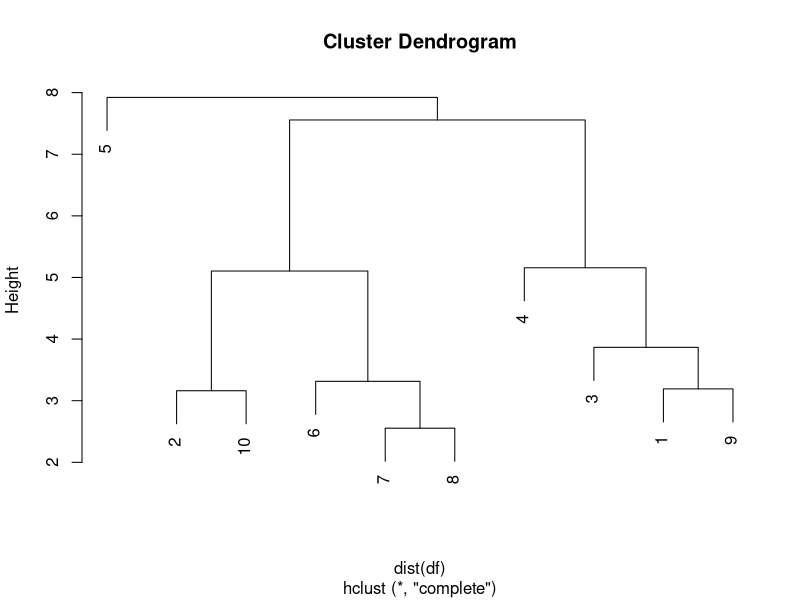
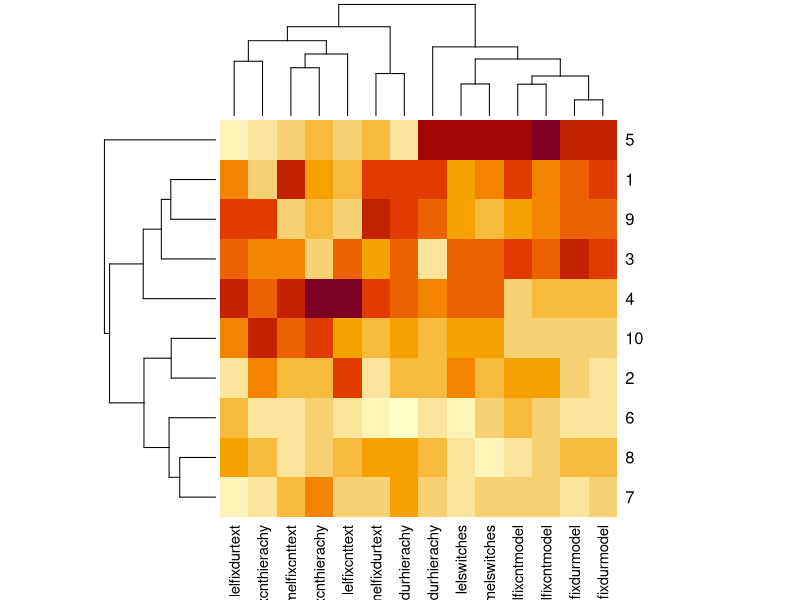
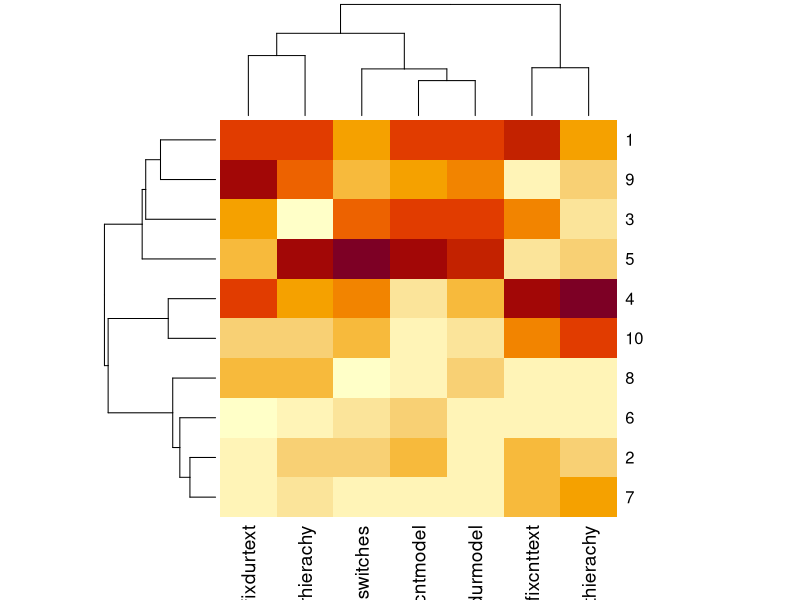
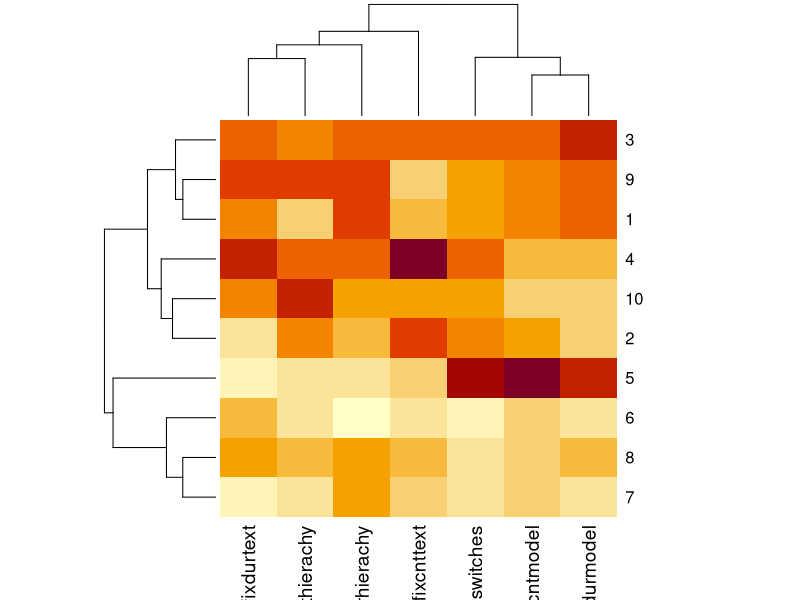
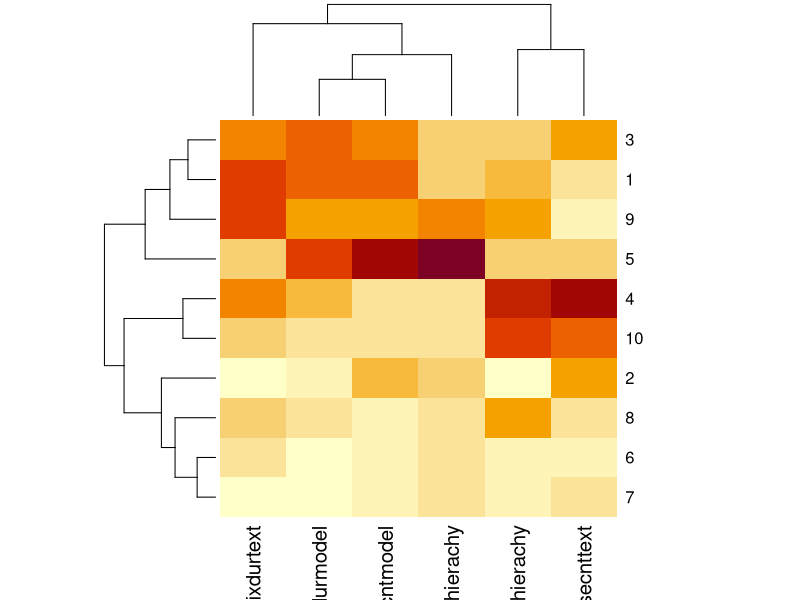
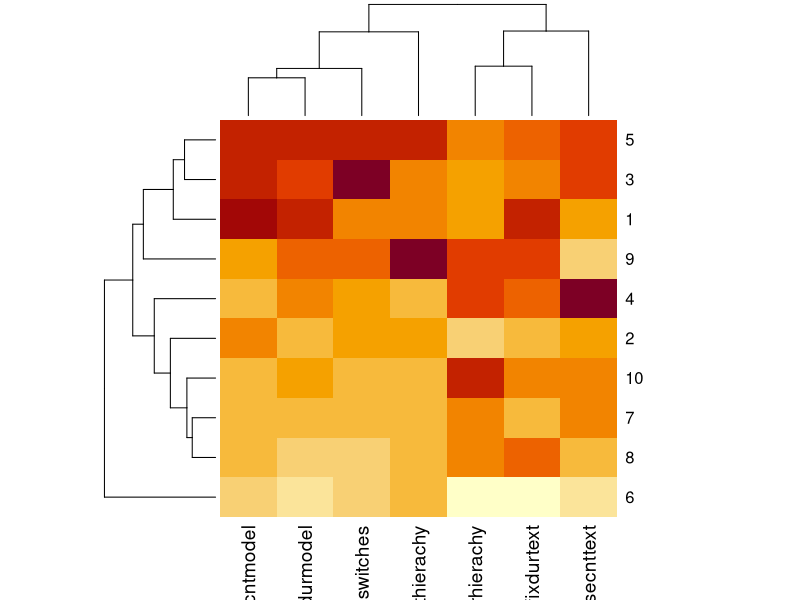
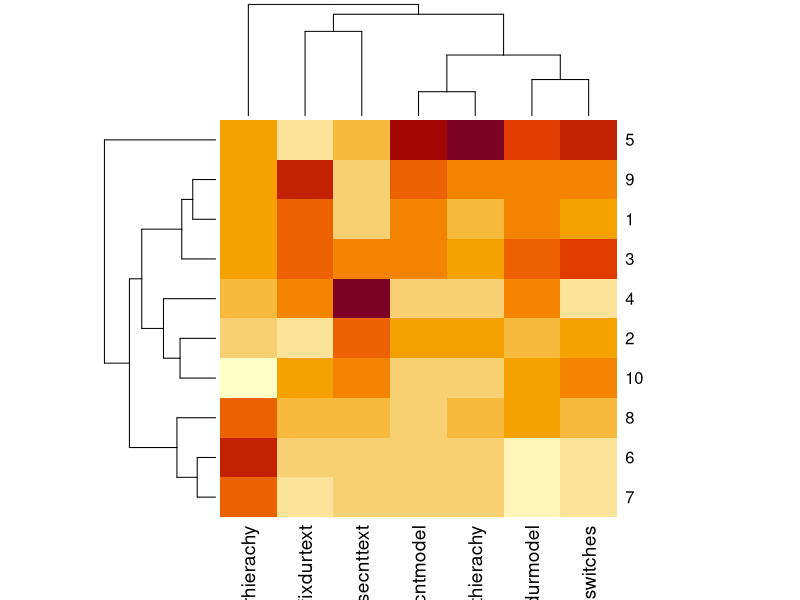
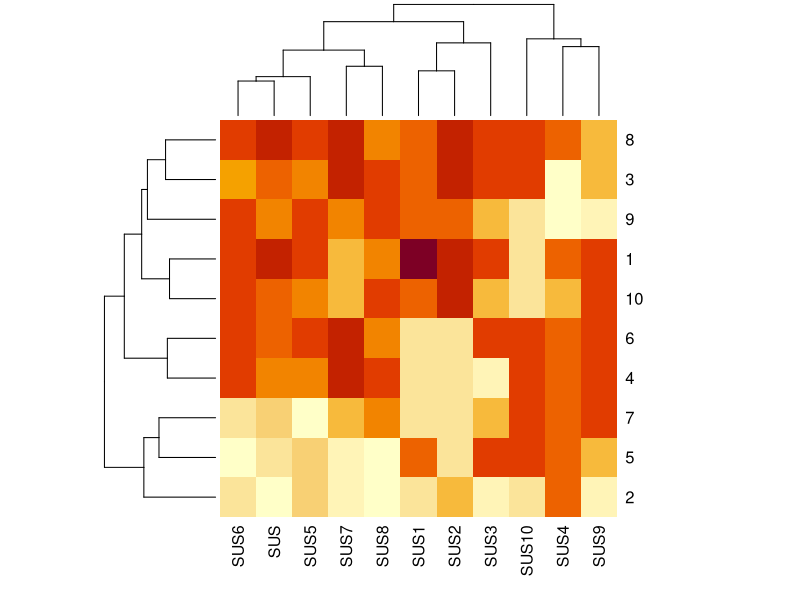

The R script that drew these images, in order:
## ---- chunk 1
library(dplyr)
userdata <- read.csv("OSSStudy6.csv", header=T)
userdata
## ---- chunk 2
df <- scale(select(userdata, matches('melfix|lelfix|switches'), -matches('task'), -matches('melm|lelm')))
colnames(df)
hc <- hclust(dist(df))
plot(hc)
groups <- cutree(hc,k =3)
groups <- cbind(userdata$ID, groups)
print(g1 <- groups[groups[,2] == 1,1])
print(g2 <- groups[groups[,2] == 2,1])
h <- heatmap(df, distfun = dist, hclustfun = hclust, scale="none")
## ---- chunk 3
df <- scale(select(userdata, matches('melfix|melswitches'), -matches('task')))
colnames(df)
hc <- hclust(dist(df))
groups <- cutree(hc,k =2)
groups <- cbind(userdata$ID, groups)
print(g1 <- groups[groups[,2] == 1,1])
print(g2 <- groups[groups[,2] == 2,1])
h <- heatmap(df, distfun = dist, hclustfun = hclust, scale="none")
## ---- chunk 4
df <- scale(select(userdata, matches('lelfix|lelswitches'), -matches('task')))
colnames(df)
hc <- hclust(dist(df))
groups <- cutree(hc,k =2)
groups <- cbind(userdata$ID, groups)
print(g1 <- groups[groups[,2] == 1,1])
print(g2 <- groups[groups[,2] == 2,1])
h <- heatmap(df, distfun = dist, hclustfun = hclust, scale="none")
## ---- chunk 5
df <- scale(select(userdata, matches('mfixdur|mousecnt'), -matches('mel|lel|task')))
colnames(df)
hc <- hclust(dist(df))
groups <- cutree(hc,k =2)
groups <- cbind(userdata$ID, groups)
print(g1 <- groups[groups[,2] == 1,1])
print(g2 <- groups[groups[,2] == 2,1])
h <- heatmap(df, distfun = dist, hclustfun = hclust, scale="none")
## ---- chunk 6
df <- scale(select(userdata, matches('melmouse|melm'), -matches('task')))
colnames(df)
hc <- hclust(dist(df))
groups <- cutree(hc,k =3)
groups <- cbind(userdata$ID, groups)
print(g1 <- groups[groups[,2] == 1,1])
print(g2 <- groups[groups[,2] == 2,1])
h <- heatmap(df, distfun = dist, hclustfun = hclust, scale="none")
## ---- chunk 7
df <- scale(select(userdata, matches('lelmouse|lelm'), -matches('task')))
colnames(df)
hc <- hclust(dist(df))
groups <- cutree(hc,k =3)
groups <- cbind(userdata$ID, groups)
print(g1 <- groups[groups[,2] == 1,1])
print(g2 <- groups[groups[,2] == 2,1])
print(g3 <- groups[groups[,2] == 3,1])
h <- heatmap(df, distfun = dist, hclustfun = hclust, scale="none")
## ---- chunk 8
df <- scale(select(userdata, SUS, num_range('SUS', 1:10)))
colnames(df)
hc <- hclust(dist(df))
groups <- cutree(hc,k =2)
groups <- cbind(userdata$ID, groups)
print(g1 <- groups[groups[,2] == 1,1])
print(g2 <- groups[groups[,2] == 2,1])
h <- heatmap(df, distfun = dist, hclustfun = hclust, scale="none")
## ---- chunk 9
df <- scale(select(userdata, SUS4, SUS10))
colnames(df)
hc <- hclust(dist(df))
groups <- cutree(hc,k =2)
groups <- cbind(userdata$ID, groups)
print(g1 <- groups[groups[,2] == 1,1])
print(g2 <- groups[groups[,2] == 2,1])
h <- heatmap(df, distfun = dist, hclustfun = hclust, scale="none")
## ---- chunk 10
df <- scale(select(userdata, num_range('SUS', 1:10), -SUS4, -SUS10))
colnames(df)
hc <- hclust(dist(df))
groups <- cutree(hc,k =2)
groups <- cbind(userdata$ID, groups)
print(g1 <- groups[groups[,2] == 1,1])
print(g2 <- groups[groups[,2] == 2,1])
h <- heatmap(df, distfun = dist, hclustfun = hclust, scale="none")
## ---- chunk 11
df <- scale(select(userdata, matches('melfix|lelfix|switches'), matches('melm'), matches('lelm'), -matches('task'))) # -matches('hierarchy|hierachy')
colnames(df)
hc <- hclust(dist(df))
hc2 <- hclust(dist(t(df)))
plot(hc)
plot(hc2)
groups <- cutree(hc,k =3)
groups <- cbind(userdata$ID, groups)
print(g1 <- groups[groups[,2] == 1,1])
print(g2 <- groups[groups[,2] == 2,1])
print(g3 <- groups[groups[,2] == 3,1])
h <- heatmap(df, distfun = dist, hclustfun = hclust, scale="none")
## ---- chunk 12

# Add computed columns to userdata

userdata <- userdata %>%
              mutate(learnability = SUS4 + SUS10,
                     usability = SUS1 + SUS2 + SUS3 + SUS5 + SUS6 + SUS7 + SUS8 + SUS9,
                     score = (melacc1 * ifelse(melconf1 == " h", 3, ifelse( melconf1 == " l", 2, 1)) +
                                melacc2 * ifelse(melconf2 == " h", 3, ifelse( melconf2 == " l", 2, 1)) +
                                lelacc1 * ifelse(lelconf1 == " h", 3, ifelse( lelconf1 == " l", 2, 1)) +
                                lelacc2 * ifelse(lelconf2 == " h", 3, ifelse( lelconf2 == " l", 2, 1)))/12*100,
                     conf = (ifelse(melconf1 == " h", 3, ifelse( melconf1 == " l", 2, 1)) +
                                ifelse(melconf2 == " h", 3, ifelse( melconf2 == " l", 2, 1)) +
                                ifelse(lelconf1 == " h", 3, ifelse( lelconf1 == " l", 2, 1)) +
                                ifelse(lelconf2 == " h", 3, ifelse( lelconf2 == " l", 2, 1)))/12*100,
                     rawscore = melacc1+melacc2+lelacc1+lelacc2)
group <- as.factor(groups[,2])
userdata <- cbind(group, userdata)
#userdata <- userdata[(ID != 3 & ID != 6),] 
userdata
## ---- chunk 13

g1 <- c(6, 7, 8, 2, 10)
g2 <- c(1, 9, 3, 4, 5)

group1 <- userdata %>%
  filter (ID %in% g1)

group2 <- userdata %>%
  filter (ID %in% g2)

# Test for eye fixation count difference between two groups
boxplot(rowSums(select(group1, matches('melfixcnt|lelfixcnt'), -matches('task'))),
        rowSums(select(group2, matches('melfixcnt|lelfixcnt'), -matches('task'))))

t.test(rowSums(select(group1, matches('melfixcnt|lelfixcnt'), -matches('task'))),
        rowSums(select(group2, matches('melfixcnt|lelfixcnt'), -matches('task'))))

wilcox.test(rowSums(select(group1, matches('melfixcnt|lelfixcnt'), -matches('task'))),
        rowSums(select(group2, matches('melfixcnt|lelfixcnt'), -matches('task'))))


# Test for eye fixation duration difference between two groups

boxplot(rowSums(select(group1, matches('melfixdur|lelfixdur'), -matches('task'))),
        rowSums(select(group2, matches('melfixdur|lelfixdur'), -matches('task'))))

t.test(rowSums(select(group1, matches('melfixdur|lelfixdur'), -matches('task'))),
        rowSums(select(group2, matches('melfixdur|lelfixdur'), -matches('task'))))

wilcox.test(rowSums(select(group1, matches('melfixdur|lelfixdur'), -matches('task'))),
            rowSums(select(group2, matches('melfixdur|lelfixdur'), -matches('task'))))


# Test for SUS difference between two groups
boxplot(group1$SUS, group2$SUS, names = c("Group1", "Group 2"))
t.test(group1$SUS, group2$SUS)
wilcox.test(group1$SUS, group2$SUS)

summary(group1$SUS)
sd(group1$SUS)
summary(group2$SUS)
sd(group2$SUS)

# Test for SUS Learnability subscale difference between two groups
boxplot(group1$learnability, group2$learnability, names = c("Group1", "Group 2"))
t.test(group1$learnability, group2$learnability)
wilcox.test(group1$learnability, group2$learnability)

# Test for SUS Usability subscale difference between two groups
boxplot(group1$usability, group2$usability, names = c("Group1", "Group 2"))
t.test(group1$usability, group2$usability)
wilcox.test(group1$usability, group2$usability)

# Test for mouse fixation count difference between two groups

boxplot(rowSums(select(group1, matches('mousecnt'), -matches('task'))),
        rowSums(select(group2, matches('mousecnt'), -matches('task'))))

t.test(rowSums(select(group1, matches('mousecnt'), -matches('task'))),
        rowSums(select(group2, matches('mousecnt'), -matches('task'))))

wilcox.test(rowSums(select(group1, matches('mousecnt'), -matches('task'))),
        rowSums(select(group2, matches('mousecnt'), -matches('task'))))


# Test for mouse fixation duration difference between two groups

boxplot(rowSums(select(group1, matches('mfixdur'), -matches('task'))),
        rowSums(select(group2, matches('mfixdur'), -matches('task'))))

t.test(rowSums(select(group1, matches('mfixdur'), -matches('task'))),
        rowSums(select(group2, matches('mfixdur'), -matches('task'))))

wilcox.test(rowSums(select(group1, matches('mfixdur'), -matches('task'))),
            rowSums(select(group2, matches('mfixdur'), -matches('task'))))


# Test for score difference between two groups

boxplot(group1$score, group2$score)
t.test(group1$score, group2$score)
wilcox.test(group1$score, group2$score)

boxplot(group1$conf, group2$conf)
t.test(group1$conf, group2$conf)
wilcox.test(group1$conf, group2$conf)
## ---- chunk 14
attach(userdata)
# Test for eye fixation count difference between two groups
boxplot(rowSums(select(userdata, matches('melfixcnt|lelfixcnt'), -matches('task')))~userdata$group)

res.aov <- aov(rowSums(select(userdata, matches('melfixcnt|lelfixcnt'), -matches('task')))~userdata$group)
summary(res.aov)
TukeyHSD(res.aov)

## ---- chunk 15
# Test for eye fixation duration difference between two groups
boxplot(rowSums(select(userdata, matches('melfixdur|lelfixdur'), -matches('task')))~group)
res.aov <- aov(rowSums(select(userdata, matches('melfixdur|lelfixdur'), -matches('task')))~group)
summary(res.aov)
TukeyHSD(res.aov)
## ---- chunk 16
# Test for SUS difference between two groups
boxplot(SUS~group, names = c("Group1", "Group 2", "Group 3"))
res.aov <- aov(SUS~group)
summary(res.aov)
TukeyHSD(res.aov)
## ---- chunk 17
# Test for SUS Learnability subscale difference between two groups
boxplot(learnability~group, names = c("Group1", "Group 2", "Group 3"))
res.aov <- aov(learnability~group)
summary(res.aov)
TukeyHSD(res.aov)
## ---- chunk 18
# Test for SUS Usability subscale difference between two groups
boxplot(usability~group, names = c("Group1", "Group 2", "Group 3"))
res.aov <- aov(usability~group)
summary(res.aov)
TukeyHSD(res.aov)
## ---- chunk 19
# Test for mouse fixation count difference between two groups

boxplot(rowSums(select(userdata, matches('mousecnt'), -matches('task')))~group)
res.aov <- aov(rowSums(select(userdata, matches('mousecnt'), -matches('task')))~group)
summary(res.aov)
TukeyHSD(res.aov)
## ---- chunk 20
# Test for mouse fixation duration difference between two groups

boxplot(rowSums(select(userdata, matches('mfixdur'), -matches('task')))~group)
res.aov <- aov(rowSums(select(userdata, matches('mfixdur'), -matches('task')))~group)
summary(res.aov)
TukeyHSD(res.aov)

## ---- chunk 21
# Test for score difference between two groups

boxplot(userdata$score~userdata$group)
res.aov <- aov(score~group)
summary(res.aov)
TukeyHSD(res.aov)

summary(userdata$score[userdata$group == 1])
summary(userdata$score[userdata$group == 2])
summary(userdata$score[userdata$group == 3])

sd(userdata$score[userdata$group == 1])
sd(userdata$score[userdata$group == 2])
sd(userdata$score[userdata$group == 3])


## ---- chunk 22
boxplot(conf~group)
res.aov <- aov(conf~group)
summary(res.aov)
TukeyHSD(res.aov)

summary(userdata$conf[userdata$group == 1])
summary(userdata$conf[userdata$group == 2])
summary(userdata$conf[userdata$group == 3])

sd(userdata$conf[userdata$group == 1])
sd(userdata$conf[userdata$group == 2])
sd(userdata$conf[userdata$group == 3])
